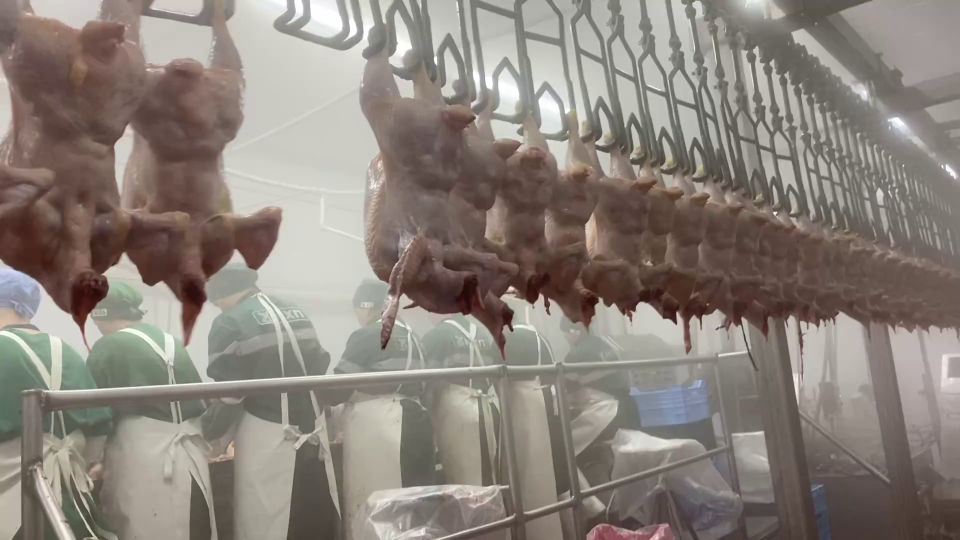
#> input picture frame 0 of lesson_10/homework/video/video1t.mp4, 1920 x 1080 px (shown at 1/2 size)
$ python homework.py
#> lines starting #> are read from the running program, lines starting #| are printed output that depends on the picture
#
## Homework 10

# In this homework, you are going to use and compare two different trackers (of your liking) and compare the results.

# ### Step 1
# Decide what video you are going to use for this homework, select an object and generate the template. You can use any video you want (your own, from Youtube, etc.)
# and track any object you want (e.g. a car, a pedestrian, etc.).

# %%

import os
import cv2
from matplotlib import pyplot as plt

# Load the video

video_name = 'video1t.mp4'

base_dir = 'C:/users/admin/Documents/math_for_DS/Machine Vision/Computer-Vision-v2/lesson_10/homework/'


video_dir = os.path.join(base_dir, 'video')
frame_dir = os.path.join(base_dir, 'frames')
if not os.path.exists(frame_dir):
    os.makedirs(frame_dir)

video_path = os.path.join(video_dir, video_name)

cap = cv2.VideoCapture(video_path)
if not cap.isOpened():
    print("Error: Could not open video.")

cap.set(cv2.CAP_PROP_POS_FRAMES, 0)
ok, img = cap.read()
#> img is the input picture: shape (1080, 1920, 3); mean B, G, R 123, 130.2, 139.1
if not ok:
   print("End of video.")

# [6 lines of commented-out code are left out]
bbox=(312, 118, 132, 151)
#print(bbox)
x1, y1 = bbox[0], bbox[1]
width, height = bbox[2], bbox[3]

img = cv2.cvtColor(img, cv2.COLOR_BGR2RGB)
cv2.rectangle(img, (x1, y1), (x1+width, y1+height), (0, 255, 0), 2)
plt.imshow(img)

#cv2.destroyAllWindows()

# %%

# ### Step 2
# Initialize a tracker (e.g. KCF).

# I borrowed the below code from lecture reference but limited to supported by my version
(major_ver, minor_ver, subminor_ver) = (cv2.__version__).split('.')
tracker_types = [ 'MIL','KCF',  'CSRT']
tracker_type = tracker_types[1]

if int(minor_ver) < 3:
        tracker = cv2.Tracker_create(tracker_type)
else:
    if tracker_type == 'MIL':
        tracker = cv2.TrackerMIL_create()
    if tracker_type == 'KCF':
        tracker = cv2.TrackerKCF_create()
    if tracker_type == "CSRT":
        tracker = cv2.TrackerCSRT_create()

tracker_frame_dir = os.path.join(frame_dir, tracker_type)
if not os.path.exists(tracker_frame_dir):
    os.makedirs(tracker_frame_dir)


# ### Step 3
# Run the tracker on the video and the selected object. Run the tracker for around 10-15 frames.
# %%
ok = tracker.init(img, bbox)
cap.set(cv2.CAP_PROP_POS_FRAMES, 0)
frameNo=0

# ### Step 4
# For each frame, print the bounding box on the image and save it.

# ### Step 5
# Select a different tracker (e.g. CSRT) and repeat steps 2, 3 and 4.

while frameNo < 15:
    # Read a new frame
    ok, img = cap.read()
    if not ok:
        print(f"Opening of frame #{frameNo} failed")
        break

#    img = cv2.resize(img, (img.shape[1] // 2, img.shape[0] // 2))
    # Update tracker
    ok, bbox = tracker.update(img)
#> ok = True; bbox = (312, 118, 132, 151)
    failed=''
    if not ok:
        print(f"Tracking for frame #{frameNo} failed")
        failed='FAILED !'
        #break


    # Draw bounding box if tracking is successful
    p1 = (int(bbox[0]), int(bbox[1]))
#> p1 = (312, 118)
    p2 = (int(bbox[0] + bbox[2]), int(bbox[1] + bbox[3]))
#> p2 = (444, 269)
    cv2.rectangle(img, p1, p2, (0, 255, 0), 5)

    # Display tracker type on frame
    cv2.putText(img, tracker_type + " Tracker " + failed, (100, 100), cv2.FONT_HERSHEY_SIMPLEX, 2, (255, 0, 0), 7)
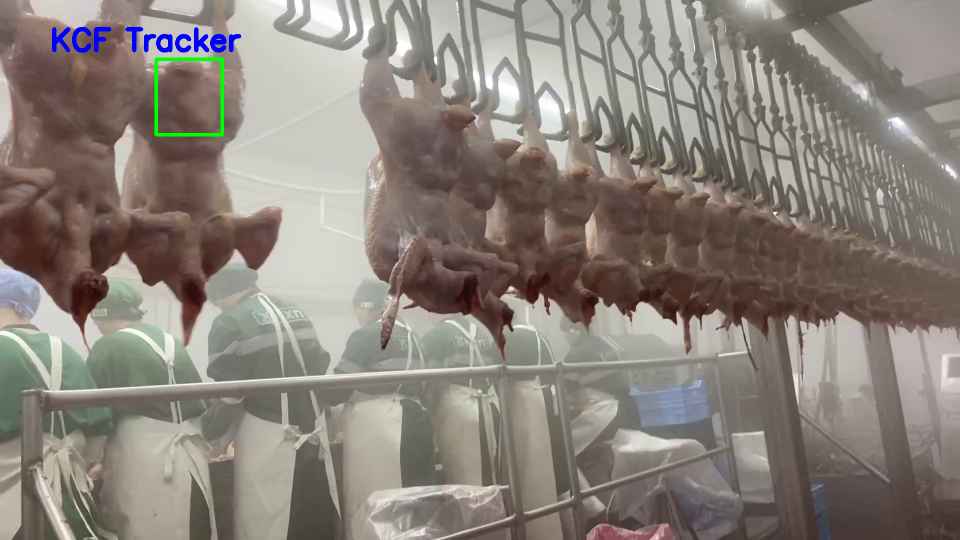
#> img: shape (1080, 1920, 3) (shown at 1/2 size); mean B, G, R 123.2, 129.9, 138.2

    # Show live tracking in OpenCV window
    cv2.imshow("Tracking", img)

    img_rgb = cv2.cvtColor(img, cv2.COLOR_BGR2RGB)

    plt.imshow(img_rgb)
    frame_filename = f"{video_name}_{tracker_type}_frame_{frameNo:03d}.jpg"
    cv2.imwrite(os.path.join(tracker_frame_dir, frame_filename), img)
    plt.axis('off')
    plt.show()
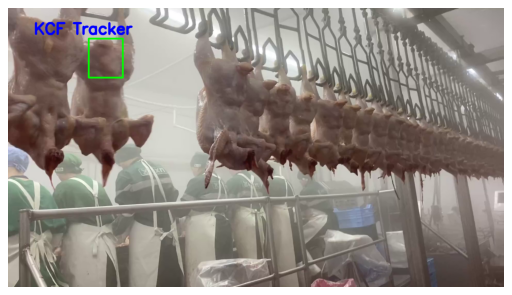
#> figure drawn by matplotlib, 1 panel
    plt.draw()

    # Exit if ESC is pressed
    if cv2.waitKey(10) & 0xFF == 27:  # 10 ms delay for smooth playback
#> (key Esc is pressed here)
       break

    frameNo += 1

# Release the video capture and close OpenCV windows
cap.release()
cv2.destroyAllWindows()
# %%


# ### Step 6
# Compare the results:
# * Do you see any differences? If so, what are they?

# Yes, KSF tracker works faster but fails if template get distorted, the CSRT works even in case of minor jbject rotation or perspective distortion.

# * Does one tracker perform better than the other? In what way?


# =============================================================================
# In general, all trackers perform well for machine vision applications in machinery
# where the region of interest (ROI) is stable and perspective distortion is minimal.
#
# KSF appears to be the fastest but is less robust than the others,
# failing more quickly when the object’s angle changes.
#
# However, it was challenging to find a machinery video where KSF would fail.
#
# Processing speed is a crucial factor in robotics and machine vision inspection applications,
# and KSF performs well in this regard.
#
# CSRT is impressively robust but operates at a slower pace.
#
# The MIL tracker should, in theory, be invariant to background changes,
# but it is not as robust as CSRT for this particular video and operates at a similar speed.
#
# =============================================================================
